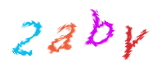
#> input picture opencv/data/2aby.jpg, 160 x 70 px; its folder holds only this picture in this run
$ python test.py   (older library calls are emulated)
#> lines starting #> are read from the running program, lines starting #| are printed output that depends on the picture; after the words box and inside, x2 and y2 are one past the last pixel; in counts of white or black regions, pixels touching at a corner belong together
import cv2,numpy as np
import matplotlib.pyplot as plt

'''
1.膨胀
2.二值
3.边缘滤波
4.查找轮廓
5.包裹矩形
'''

def ocr(img_name):
#> called with img_name = 'opencv/data/2aby.jpg'
	org_img = img = cv2.imread(img_name,0) #直接读为灰度图像
#> org_img: shape (70, 160); min 92, max 255, mean 241.5

	print('debug/{}_原图.jpg'.format(img_name))
	cv2.imwrite('debug/{}_原图.jpg'.format(img_name),org_img)

	# var kernal = Cv.CreateStructuringElementEx(5, 2, 1, 1, ElementShape.Rect);
	#             Cv.Erode(gray, gray, kernal, 2);
	kernel = np.ones((5,5),np.uint8)
	img = cv2.erode(img,kernel,iterations = 1)
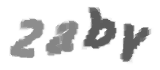
#> img: shape (70, 160); min 92, max 255, mean 221.7
	cv2.imwrite('debug/{}_膨胀.jpg'.format(img_name),img)

	#简单滤波
	ret1,th1 = cv2.threshold(img,127,255,cv2.THRESH_BINARY)
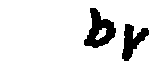
#> th1: shape (70, 160); 89.6% white; 2 black regions, box (x1, y1, x2, y2) and area: (84, 8, 116, 48) 672, (122, 24, 149, 61) 496
	cv2.imwrite('debug/{}_二值-127.jpg'.format(img_name),th1)

	#Otsu 滤波
	ret2,th2 = cv2.threshold(img,0,255,cv2.THRESH_BINARY+cv2.THRESH_OTSU)
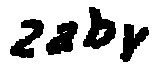
#> th2: shape (70, 160); 76% white; 4 black regions, box (x1, y1, x2, y2) and area: (83, 7, 116, 49) 787, (46, 21, 78, 55) 667, (10, 19, 44, 58) 651, (120, 24, 149, 62) 578
#> ret2 = 188
	# print(th2)
	cv2.imwrite('debug/{}_二值-OTSU.jpg'.format(img_name),th2)


	# https://blog.csdn.net/sunny2038/article/details/9170013
	img = th2
	x = cv2.Sobel(img,cv2.CV_16S,1,0)
	y = cv2.Sobel(img,cv2.CV_16S,0,1)
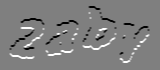
#> y: shape (70, 160) int16; min -1020, max 1020, mean 0; drawn with min black and max white
	absX = cv2.convertScaleAbs(x)# 转回uint8
#> absX: shape (70, 160); 10.4% white in thin lines or dots, all inside (x1, y1, x2, y2) = (9, 6, 150, 63)
	absY = cv2.convertScaleAbs(y)
	dst = cv2.addWeighted(absX,0.5,absY,0.5,0)
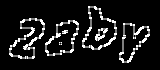
#> dst: shape (70, 160); min 0, max 255, mean 26
	cv2.imwrite('debug/{}_X-Sebel滤波.jpg'.format(img_name),absX)
	cv2.imwrite('debug/{}_Y-Sebel滤波.jpg'.format(img_name),absY)
	cv2.imwrite('debug/{}_Sebel滤波边缘监测.jpg'.format(img_name),dst)


	# 输出的返回值，image是原图像、contours是图像的轮廓、hier是层次类型
	# https://blog.csdn.net/HuangZhang_123/article/details/80511270
	# 传入的是2值图，输出是轮廓的多边形数组
	img = dst
	black = cv2.cvtColor(np.zeros((img.shape[1], img.shape[0]), dtype=np.uint8), cv2.COLOR_GRAY2BGR)
#> black: shape (160, 70, 3); every value is 0
	image, contours, hier = cv2.findContours(img, cv2.RETR_EXTERNAL, cv2.CHAIN_APPROX_SIMPLE)
#> contours = 4 contours; box (x1, y1, x2, y2) and area: (82, 6, 117, 50) 936, (9, 18, 45, 59) 772, (45, 20, 79, 56) 758, (119, 23, 150, 63) 672


	hulls = []
	for cnt in contours:
		# 轮廓周长也被称为弧长。可以使用函数 cv2.arcLength() 计算得到。这个函数的第二参数可以用来指定对象的形状是闭合的（True） ，还是打开的（一条曲线）
	    epsilon = 0.001 * cv2.arcLength(cnt, True)
		# 函数approxPolyDP来对指定的点集进行逼近，cnt是图像轮廓，epsilon表示的是精度，越小精度越高，因为表示的意思是是原始曲线与近似曲线之间的最大距离。
	    # 第三个函数参数若为true,则说明近似曲线是闭合的，它的首位都是相连，反之，若为false，则断开。
	    approx = cv2.approxPolyDP(cnt, epsilon, True)
	    # convexHull检查一个曲线的凸性缺陷并进行修正，参数cnt是图像轮廓。
	    hull = cv2.convexHull(cnt)
	    maxs = np.max(hull,axis=0)[0]
	    mins = np.min(hull,axis=0)[0]
	    hull= np.array([
	    	[mins[0],mins[1]],
	    	[maxs[0],mins[1]],
	    	[maxs[0],maxs[1]],
	    	[mins[0],maxs[1]]])
	    hulls.append(hull)

	    # # 勾画图像原始的轮廓
	    # cv2.drawContours(black, [cnt], -1, (0, 255, 0), 2)
	    # # 用多边形勾画轮廓区域
	    # cv2.drawContours(black, [approx], -1, (255, 255, 0), 2)
	    # 修正凸性缺陷的轮廓区域
	    cv2.drawContours(black, [hull], -1, (0, 0, 255), 2)
#> this loop made 4 passes
#> epsilon on passes 1 to 4: 0.136, 0.126, 0.166, 0.14
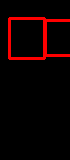
#> black: shape (160, 70, 3); mean B, G, R 0, 0, 14.2
#> after the loop, hulls = [[[119, 23], [149, 23], [149, 62], [119, 62]], [[45, 20], [78, 20], [78, 55], [45, 55]], [[9, 18], [44, 18], [44, 58], [9, 58]], [[82, 6], [116, 6], [116, 49], [82, 49]]]
	    # print(hull.shape) [点数,1,2]
	# print(hulls)
	cv2.imwrite('debug/{}_文字探测结果.jpg'.format(img_name),black)


	img = org_img
	img = cv2.cvtColor(img,cv2.COLOR_GRAY2BGR)
#> img: shape (70, 160, 3)
	for rect in hulls:
		# print(rect.shape)
		cv2.polylines(img,[rect],True,(0,0,255))
#> this loop made 4 passes
#> rect on passes 1 to 4: [[119, 23], [149, 23], [149, 62], [119, 62]], [[45, 20], [78, 20], [78, 55], [45, 55]], [[9, 18], [44, 18], [44, 58], [9, 58]], [[82, 6], [116, 6], [116, 49], [82, 49]]
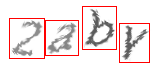
#> img: shape (70, 160, 3); mean B, G, R 228.4, 228.4, 241.5
	cv2.imwrite('debug/{}_最终探测结果.jpg'.format(img_name),img)
	return img

def main():
	import os

	g = os.walk("data")

	for path,dir_list,file_list in g:
		for file_name in file_list:
			full_path = os.path.join(path, file_name)
			print(full_path)
			out_img = ocr(full_path)
			cv2.imwrite("output/"+file_name,out_img)

if __name__ == '__main__':
	import sys
	# print(len(sys.argv))
	if len(sys.argv)==2:
		file_name = sys.argv[1]
		print("处理单个文件：",file_name)
		ocr(file_name)
	else:
		print("处理目录")
		main()

$ run again, on opencv/data/nonghang1.jpg
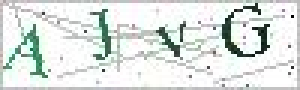
#> input picture opencv/data/nonghang1.jpg, 100 x 30 px (shown 3 times larger)
#> th1: shape (30, 100); 60.2% white; 9 black regions, largest, box (x1, y1, x2, y2) and area: (67, 0, 92, 25) 409, (0, 2, 18, 28) 271, (26, 1, 39, 26) 221
#> ret2 = 127
#> absX: shape (30, 100); 23.7% white in thin lines or dots
#> absY: shape (30, 100); 22.3% white in thin lines or dots
#> contours = 6 contours, 2 with area under 20; largest, box (x1, y1, x2, y2) and area: (49, 0, 100, 29) 426, (25, 0, 40, 27) 268, (0, 1, 19, 29) 133, (78, 10, 86, 16) 26
#> the loop in ocr, `for cnt in contours:` made 6 passes
#> epsilon on passes 1 to 6: 0.0248, 0.0211, 0.0288, 0.152, 0.298, 0.0816
#> after the loop in ocr, `for cnt in contours:`:
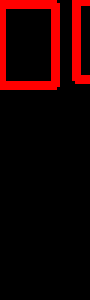
#> black: shape (100, 30, 3) (shown 3 times larger); mean B, G, R 0, 0, 28.6
#> after the loop in ocr, `for cnt in contours:`: hulls = [[[79, 25], [85, 25], [85, 29], [79, 29]], [[78, 10], [85, 10], [85, 15], [78, 15]], [[94, 2], [99, 2], [99, 8], [94, 8]], [[0, 1], [18, 1], [18, 28], [0, 28]], [[49, 0], [99, 0], [99, 28], [49, 28]], [[25, 0], [39, 0], [39, 26], [25, 26]]]
#> the loop in ocr, `for rect in hulls:` made 6 passes
#> rect on passes 1 to 6: [[79, 25], [85, 25], [85, 29], [79, 29]], [[78, 10], [85, 10], [85, 15], [78, 15]], [[94, 2], [99, 2], [99, 8], [94, 8]], [[0, 1], [18, 1], [18, 28], [0, 28]], [[49, 0], [99, 0], [99, 28], [49, 28]], [[25, 0], [39, 0], [39, 26], [25, 26]]
#> after the loop in ocr, `for rect in hulls:`:
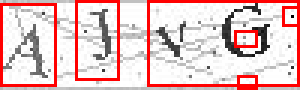
#> img: shape (30, 100, 3) (shown 3 times larger); mean B, G, R 197, 197, 229.6

$ run again, on opencv/data/nonghang2.jpg
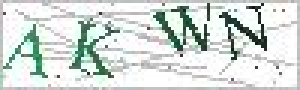
#> input picture opencv/data/nonghang2.jpg, 100 x 30 px (shown 3 times larger)
#> th1: shape (30, 100); 50.8% white; 7 black regions, largest, box (x1, y1, x2, y2) and area: (47, 0, 91, 22) 704, (0, 2, 42, 28) 638, (90, 20, 96, 27) 38
#> th2: shape (30, 100); 50.9% white; 7 black regions, largest, box (x1, y1, x2, y2) and area: (47, 0, 91, 22) 704, (0, 2, 42, 28) 636, (90, 20, 96, 27) 38
#> ret2 = 123
#> absX: shape (30, 100); 23.7% white in thin lines or dots
#> absY: shape (30, 100); 22.1% white in thin lines or dots
#> contours = 5 contours, 2 with area under 20; largest, box (x1, y1, x2, y2) and area: (0, 1, 43, 29) 537, (46, 0, 98, 30) 344, (71, 0, 85, 8) 27
#> the loop in ocr, `for cnt in contours:` made 5 passes
#> epsilon on passes 1 to 5: 0.239, 0.0248, 0.0373, 0.0174, 0.27
#> after the loop in ocr, `for cnt in contours:`:
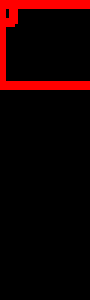
#> black: shape (100, 30, 3) (shown 3 times larger); mean B, G, R 0, 0, 21.1
#> after the loop in ocr, `for cnt in contours:`: hulls = [[[0, 1], [42, 1], [42, 28], [0, 28]], [[0, 1], [4, 1], [4, 7], [0, 7]], [[71, 0], [84, 0], [84, 7], [71, 7]], [[64, 0], [67, 0], [67, 6], [64, 6]], [[46, 0], [97, 0], [97, 29], [46, 29]]]
#> the loop in ocr, `for rect in hulls:` made 5 passes
#> rect on passes 1 to 5: [[0, 1], [42, 1], [42, 28], [0, 28]], [[0, 1], [4, 1], [4, 7], [0, 7]], [[71, 0], [84, 0], [84, 7], [71, 7]], [[64, 0], [67, 0], [67, 6], [64, 6]], [[46, 0], [97, 0], [97, 29], [46, 29]]
#> after the loop in ocr, `for rect in hulls:`:
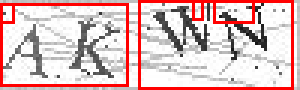
#> img: shape (30, 100, 3) (shown 3 times larger); mean B, G, R 192, 192, 221.5

$ run again, on opencv/data/2acy.jpg
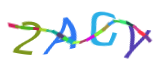
#> input picture opencv/data/2acy.jpg, 160 x 70 px
#> th1: shape (70, 160); 84.5% white; 5 black regions, box (x1, y1, x2, y2) and area: (42, 16, 97, 56) 861, (123, 19, 153, 60) 642, (7, 22, 20, 30) 93, (31, 24, 41, 33) 83, (106, 20, 115, 27) 55
#> th2: shape (70, 160); 69.8% white; 1 black region, box (x1, y1, x2, y2) and area: (6, 10, 154, 61) 3379
#> ret2 = 186
#> absX: shape (70, 160); 11.5% white in thin lines or dots, all inside (x1, y1, x2, y2) = (5, 9, 155, 62)
#> contours = 1 contour; box (x1, y1, x2, y2) and area: (5, 9, 155, 62) 3944
#> the loop in ocr, `for cnt in contours:` made 1 pass
#> epsilon on pass 1: 0.607
#> after the loop in ocr, `for cnt in contours:`: hulls = [[[5, 9], [154, 9], [154, 61], [5, 61]]]
#> the loop in ocr, `for rect in hulls:` made 1 pass
#> rect on pass 1: [[5, 9], [154, 9], [154, 61], [5, 61]]
#> after the loop in ocr, `for rect in hulls:`:
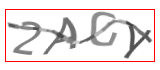
#> img: shape (70, 160, 3); mean B, G, R 226.9, 226.9, 236.1
